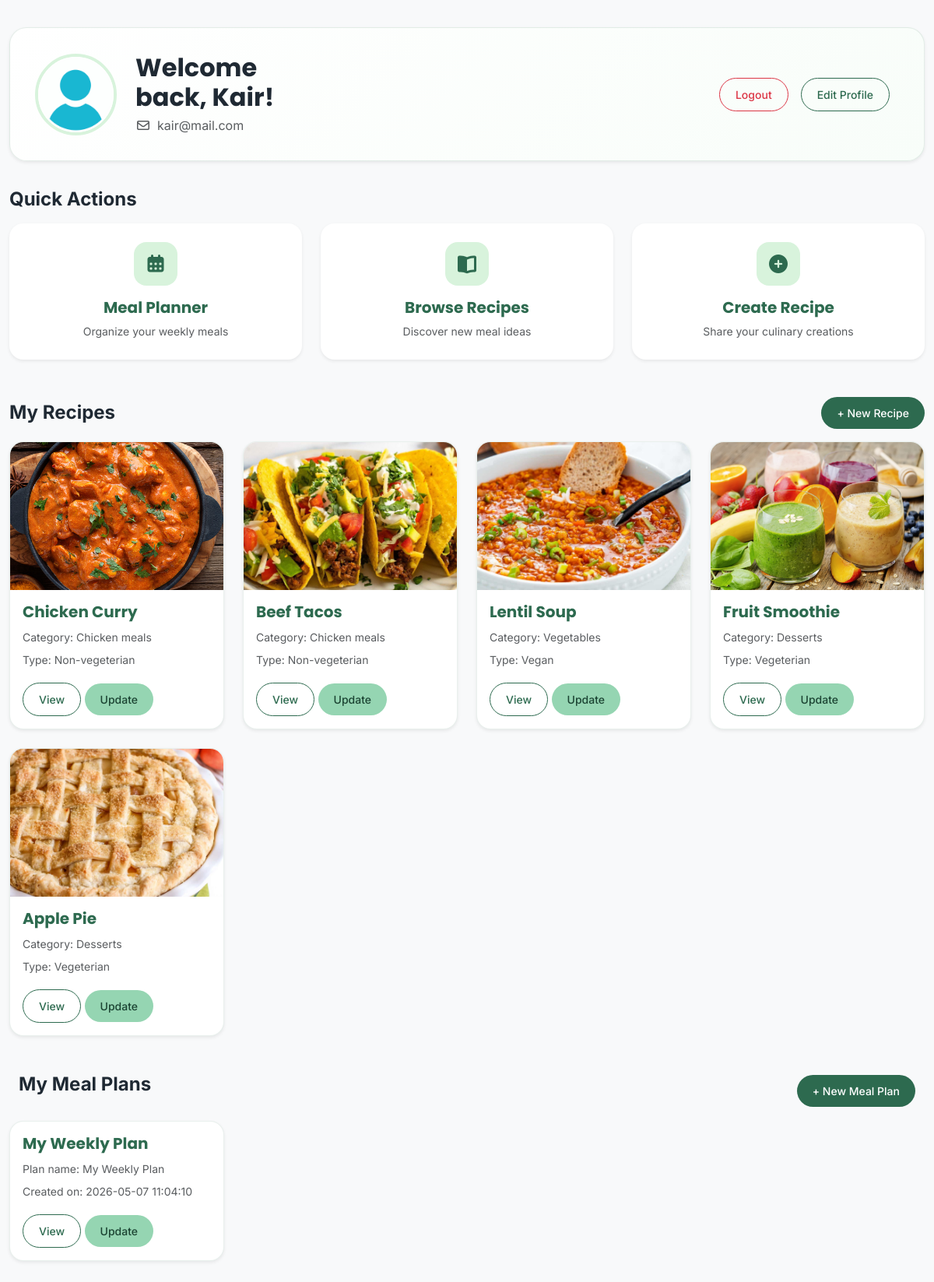
The page /functions/user_dashboard.php (signed in) on the database its author committed.
### tables this page shows
CREATE TABLE IF NOT EXISTS `users` (
  `id` int NOT NULL AUTO_INCREMENT,
  `first_name` varchar(255) NOT NULL,
  `last_name` varchar(255) NOT NULL,
  `user_image` varchar(255) DEFAULT NULL,
  `email` varchar(255) NOT NULL,
  `password` varchar(255) NOT NULL,
  `role` enum('User','Admin') DEFAULT 'User',
  `status` enum('Active','Blocked') DEFAULT 'Active',
  `created_at` timestamp NULL DEFAULT CURRENT_TIMESTAMP,
  `updated_at` timestamp NULL DEFAULT CURRENT_TIMESTAMP ON UPDATE CURRENT_TIMESTAMP,
  PRIMARY KEY (`id`),
  UNIQUE KEY `email` (`email`)
);

CREATE TABLE IF NOT EXISTS `recipes` (
  `id` int NOT NULL AUTO_INCREMENT,
  `title` varchar(255) NOT NULL,
  `description` text,
  `recipe_picture` varchar(255) DEFAULT NULL,
  `ingredients` text NOT NULL,
  `instructions` longtext NOT NULL,
  `prep_time` int NOT NULL,
  `dietary_type` enum('Vegeterian','Non-vegeterian','Vegan') NOT NULL,
  `category` enum('Chicken meals','Vegetables','Desserts','Fish meals') DEFAULT NULL,
  `created_at` timestamp NULL DEFAULT CURRENT_TIMESTAMP,
  `updated_at` timestamp NULL DEFAULT CURRENT_TIMESTAMP ON UPDATE CURRENT_TIMESTAMP,
  `difficulty` enum('Easy','Medium','Complicated') DEFAULT NULL,
  `servings` int NOT NULL,
  `author_id` int DEFAULT NULL,
  PRIMARY KEY (`id`),
  KEY `fk_recipes_author` (`author_id`)
);

CREATE TABLE IF NOT EXISTS `meal_plan` (
  `id` int NOT NULL AUTO_INCREMENT,
  `user_id` int DEFAULT NULL,
  `created_at` timestamp NULL DEFAULT CURRENT_TIMESTAMP,
  `name` varchar(255) NOT NULL,
  PRIMARY KEY (`id`),
  KEY `fk_mealplan_user` (`user_id`)
);

### functions/user_dashboard.php (the view, shortened to what this page needs)
<?php
require_once "../components/db_connect.php";
$user_id = $_SESSION["user"];
$sqlUser = "SELECT * FROM users WHERE id = {$user_id}";
$sqlRecipes = "SELECT * FROM recipes WHERE author_id = {$user_id}";
$sqlMealPlans = "SELECT * FROM meal_plan WHERE user_id = {$user_id}";
$resUser = mysqli_query($connect, $sqlUser);
$userRow = mysqli_fetch_assoc($resUser);
$resMealPlans = mysqli_query($connect, $sqlMealPlans);
$resultRecipes = mysqli_query($connect, $sqlRecipes);
$layoutRecipes = "";
if (mysqli_num_rows($resultRecipes) > 0) {
    while ($recipeRow = mysqli_fetch_assoc($resultRecipes)) {
        $rPic = !empty($recipeRow["recipe_picture"]) ? $recipeRow["recipe_picture"] : "default_recipe.jpg";
        $layoutRecipes .= "<div class='col'>
           <div class='card h-100 shadow-sm'>
               <img src='../pictures/{$rPic}' class='card-img-top' alt='Recipe Image' style='object-fit: cover; height: 200px;'>
               <div class='card-body d-flex flex-column'>
               <h5 class='card-title'>{$recipeRow["title"]}</h5>
               <p class='card-text text-muted mb-1'><small>Category: {$recipeRow["category"]}</small></p>
               <p class='card-text text-muted'><small>Type: {$recipeRow["dietary_type"]}</small></p>
               <div class='mt-auto'>
                   <a href='../recipes/details.php?recipeid={$recipeRow["id"]}' class='btn btn-outline-dark btn-sm'>View</a>
                   <a href='../recipes/edit.php?id={$recipeRow["id"]}&type=recipe' class='btn btn-warning btn-sm'>Update</a>
               </div>
           </div>
        </div>
      </div>";
    }
} else {
    $layoutRecipes .= "<div class='col-12'><p class='text-muted'>You haven't created any recipes yet.</p></div>";
}
$userPic = !empty($userRow["user_image"]) ? $userRow["user_image"] : "avatar.png";
$layoutMealPlans = "";
if (mysqli_num_rows($resMealPlans) > 0) {
    while ($planRow = mysqli_fetch_assoc($resMealPlans)) {
        $layoutMealPlans .= "
        <div class='col'>
           <div class='card h-100 shadow-sm'>
               <div class='card-body d-flex flex-column'>
               <h5 class='card-title'>
               {$planRow["name"]}</h5>
               <p class='card-text text-muted mb-1'><small>
               Plan name: {$planRow["name"]}</small>
               </p>
               <p class='card-text text-muted'><small>
               Created on: {$planRow["created_at"]}
               </small></p>
               <div class='mt-auto'>
                   <a href='../mealPlan/crudPlanner/details.php?id={$planRow["id"]}' class='btn btn-outline-dark btn-sm'>View</a>
                   <a href='../mealPlan/crudPlanner/update.php?id={$planRow["id"]}' class='btn btn-warning btn-sm'>Update</a>
               </div>
           </div>
        </div>
      </div>";
    }
} else {
    $layoutMealPlans .= "<div class='col-12'><p class='text-muted'>You haven't created any meal plans yet.</p></div>";
}
?>
<!DOCTYPE html>
<html lang="en">
<head>
    <?php include "../components/head.php"; ?>
    <link rel="stylesheet" href="../css/main.css">
    <link rel="stylesheet" href="../css/dashboard.css">
</head>
<body class="bg-light">
    <main class="container mb-5">
        <div class="profile-header shadow-sm d-flex flex-column flex-md-row align-items-center gap-4 text-center text-md-start">
            <img src="../pictures/<?= $userPic ?>" alt="Profile Picture" class="profile-img">
            <div>
                <h2 class="fw-bold mb-1">Welcome back, <?= htmlspecialchars($userRow["first_name"]) ?>!</h2>
                <p class="text-muted mb-0"><i class="fa-regular fa-envelope me-2"></i><?= htmlspecialchars($userRow["email"]) ?></p>
            </div>
            <div class="container d-flex justify-content-end ">
                <a href="../functions/logout.php?logout" class="btn btn-outline-danger btn-sm me-3">Logout</a>
                <a href="../functions/update.php?id=<?= $user_id ?>&type=user" class="btn btn-outline-dark btn-sm">Edit Profile</a>
            </div>
        </div>
        <h4 class="mb-3">Quick Actions</h4>
        <div class="row g-4 mb-5">
            <div class="col-md-4">
                <a href="../mealPlan/planner.php" class="card quick-action-card h-100 shadow-sm border-0 text-center p-4">
                    <div class="action-icon"><i class="fa-solid fa-calendar-days"></i></div>
                    <h5 class="fw-bold">Meal Planner</h5>
                    <p class="text-muted mb-0 small">Organize your weekly meals</p>
                </a>
            </div>
            <div class="col-md-4">
                <a href="../recipes/recipe.php" class="card quick-action-card h-100 shadow-sm border-0 text-center p-4">
                    <div class="action-icon"><i class="fa-solid fa-book-open"></i></div>
                    <h5 class="fw-bold">Browse Recipes</h5>
                    <p class="text-muted mb-0 small">Discover new meal ideas</p>
                </a>
            </div>
            <div class="col-md-4">
                <a href="../recipes/create.php" class="card quick-action-card h-100 shadow-sm border-0 text-center p-4">
                    <div class="action-icon"><i class="fa-solid fa-plus-circle"></i></div>
                    <h5 class="fw-bold">Create Recipe</h5>
                    <p class="text-muted mb-0 small">Share your culinary creations</p>
                </a>
            </div>
        </div>
        <div class="d-flex justify-content-between align-items-center mb-3 flex-wrap gap-2">
            <h4 class="mb-0">My Recipes</h4>
            <a href="../recipes/create.php" class="btn btn-sm btn-dark">+ New Recipe</a>
        </div>
        <div class="row row-cols-1 row-cols-md-3 row-cols-lg-4 g-4">
            <?= $layoutRecipes ?>
        </div>
        <div class="container my-5 d-flex justify-content-between align-items-center mb-3 flex-wrap gap-2">
            <h4 class="mb-3">My Meal Plans</h4>
            <a href="../mealPlan/crudPlanner/create.php" class="btn btn-sm btn-dark">+ New Meal Plan</a>
        </div>
        <div class="row row-cols-1 row-cols-md-3 row-cols-lg-4 g-4 mb-5">
            <?= $layoutMealPlans ?>
        </div>
    </main>
</body>
</html>

### components/head.php (shortened to what this page needs)
<link rel="stylesheet" href="https://cdnjs.cloudflare.com/ajax/libs/font-awesome/7.0.1/css/all.min.css">
<link href="https://cdn.jsdelivr.net/npm/bootstrap@5.3.8/dist/css/bootstrap.min.css" rel="stylesheet">
<link rel="stylesheet" href="../css/main.css">

### css/main.css (style rules this page uses)
:root { --green-dark: #2d6a4f; --green-darker: #1b4332; --green-light: #74c69d; --green-soft: #d8f3dc; --green-click: #95d5b2; --green-bg: #f1faf4; --white: #ffffff; --text-dark: #1f2933; --text-muted: #6c757d; }
main { flex: 1; }
html, body { height: 100%; }
body { background-color: var(--green-bg); color: var(--text-dark); display: flex; flex-direction: column; font-family: "Inter", sans-serif; }
h1, h2, h3, h5 { font-family: "Poppins", sans-serif; }
.container { max-width: 1300px; }
p { line-height: 1.6; }
a, a:hover, a:focus, a:active { text-decoration: none; }
.btn { border-radius: 999px; padding: 10px 20px; font-weight: 500; transition: all 0.2s ease; }
.btn-dark, .btn-primary, .btn-success { background: var(--green-dark) !important; border: none !important; color: white !important; }
.btn-outline-dark { color: var(--green-dark) !important; border-color: var(--green-dark) !important; }
.card { border: none; border-radius: 18px; box-shadow: 0 6px 15px rgba(27, 67, 50, 0.12); transition: transform 0.25s ease, box-shadow 0.25s ease; }
.card h3, .card h5, .card h6, .section-title { color: var(--green-dark); font-weight: bold; }

### css/dashboard.css (style rules this page uses)
body { background: var(--green-bg); }
.profile-header, .admin-header { background: linear-gradient(135deg, #ffffff, #f8fdf9); border: 1px solid rgba(45, 106, 79, 0.12); border-radius: 22px; padding: 32px; margin: 35px 0; box-shadow: 0 12px 30px rgba(27, 67, 50, 0.1); }
.profile-img { width: 105px; height: 105px; border-radius: 50%; object-fit: cover; border: 4px solid var(--green-soft); }
.container h3, .container h4 { color: var(--green-darker) sa; font-weight: 700; }
.quick-action-card { color: var(--text-dark); border-radius: 18px; background: #ffffff; transition: 0.25s ease; }
.action-icon { width: 56px; height: 56px; border-radius: 16px; background: var(--green-soft); color: var(--green-dark); display: grid; place-items: center; font-size: 24px; margin: 0 auto 16px; }
.card { border-radius: 18px; overflow: hidden; border: 1px solid rgba(45, 106, 79, 0.1); box-shadow: 0 8px 22px rgba(27, 67, 50, 0.08); }
.card-img-top { height: 190px !important; object-fit: cover; }
.card-title { color: var(--green-darker); font-weight: 700; }
.card-text { color: var(--text-muted); }
.btn-warning { background: var(--green-click) !important; border: none !important; color: var(--green-darker) !important; font-weight: 500; }

### rows shown on the page
users: user_image (picture), first_name "Kair", email "kair@mail.com"
recipes: recipe_picture (picture), title "Chicken Curry", category "Chicken meals", dietary_type "Non-vegeterian"
recipes: recipe_picture (picture), title "Beef Tacos", category "Chicken meals", dietary_type "Non-vegeterian"
recipes: recipe_picture (picture), title "Lentil Soup", category "Vegetables", dietary_type "Vegan"
recipes: recipe_picture (picture), title "Fruit Smoothie", category "Desserts", dietary_type "Vegeterian"
recipes: recipe_picture (picture), title "Apple Pie", category "Desserts", dietary_type "Vegeterian"
meal_plan: name "My Weekly Plan", created_at "2026-05-07 11:04:10"
